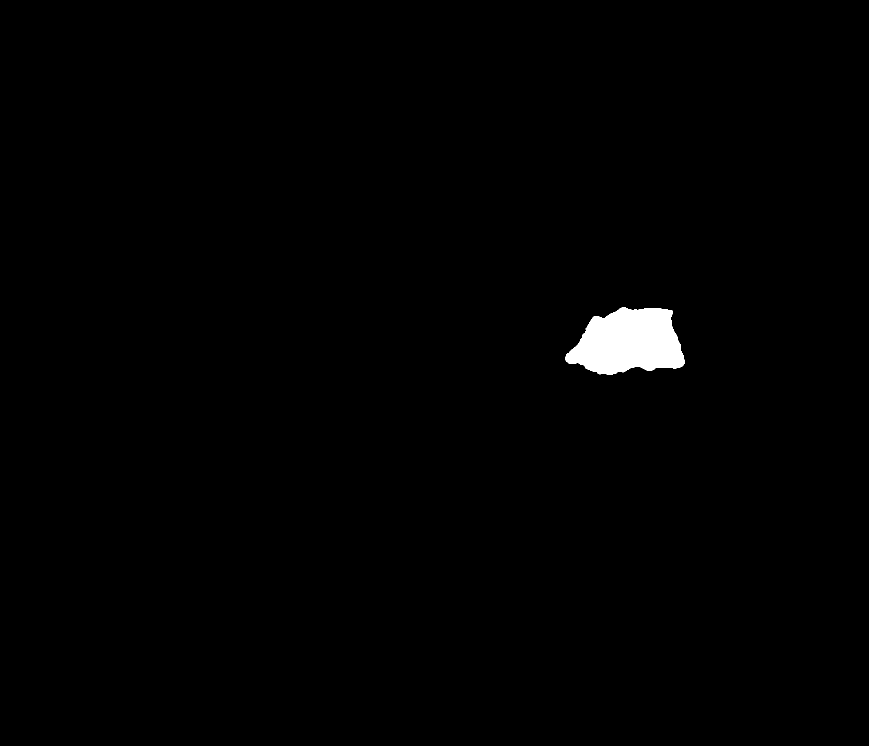
#> input picture B4 image.png, 1738 x 1492 px (shown at 1/2 size); its folder holds only this picture in this run
$ python -i newspilt.py   (imports and definitions only)
#> lines starting #> are read from the running program, lines starting #| are printed output that depends on the picture; after the words box and inside, x2 and y2 are one past the last pixel; in counts of white or black regions, pixels touching at a corner belong together
import os
import cv2
import time
import numpy as np


def extract_contours_from_image(img_path, output_folder):
#> called with img_path = '../B4 image.png', output_folder = 'out.png'
    start_time = time.time()
    image = cv2.imread(img_path, cv2.IMREAD_GRAYSCALE)
#> image: shape (1492, 1738); 0.89% white; 1 white region
    if image is None:
        print(f"Image {img_path} could not be read.")
        return 0
    contours, _ = cv2.findContours(image, cv2.RETR_EXTERNAL, cv2.CHAIN_APPROX_SIMPLE)
#> contours = 1 contour; box (x1, y1, x2, y2) and area: (1131, 614, 1370, 750) 22723

    for i, contour in enumerate(contours):
        x, y, w, h = cv2.boundingRect(contour)
        # Extract original contour region
        extracted_region = image[y:y + h, x:x + w]

        # Create canvas (height=413, width=258)
        canvas = np.zeros((413, 413), dtype=image.dtype)  # Note: (rows, columns) = (height, width)

        # Calculate scaling ratio - use canvas width (258) and height (413)
        scale = min(413 / w, 413 / h)  # width first, then height
        new_w = int(w * scale)
        new_h = int(h * scale)

        # Resize image
        resized_region = cv2.resize(extracted_region, (new_w, new_h), interpolation=cv2.INTER_AREA)

        # Calculate paste position (centered)
        x_offset = (413 - new_w) // 2  # width offset
        y_offset = (413 - new_h) // 2  # height offset

        # Paste the resized contour region into the center of the canvas
        canvas[y_offset:y_offset + new_h, x_offset:x_offset + new_w] = resized_region

        # Generate output path
        output_filename = f"{os.path.splitext(os.path.basename(img_path))[0]}_contour{i}.png"
        output_path = os.path.join(output_folder, output_filename)
        cv2.imwrite(output_path, canvas)
        print(f"Extracted contour saved to {output_path}")
#> this loop made 1 pass
#> (x, y, w, h, scale, new_w, new_h, x_offset) on pass 1: (1131, 614, 239, 136, 1.73, 413, 235, 0)
#| Extracted contour saved to out.png/B4 image_contour0.png
#> pass 1, in extract_contours_from_image, `extracted_region = image[y:y + h, x:x + w]`:
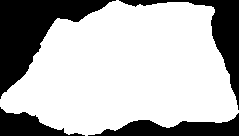
#> extracted_region: shape (136, 239); 70.8% white; 4 black regions, box (x1, y1, x2, y2) and area: (0, 0, 116, 99) 4392, (119, 0, 239, 110) 2203, (88, 113, 239, 136) 1735, (0, 107, 85, 136) 1149
#> pass 1, in extract_contours_from_image, `cv2.imwrite(output_path, canvas)`:
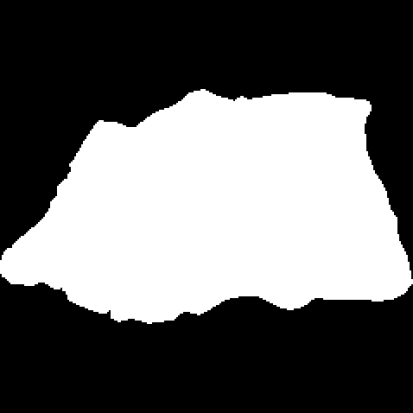
#> saved as B4 image_contour0.png: shape (413, 413); min 0, max 255, mean 102.8

    duration = time.time() - start_time
    print(f"Processed {img_path} in {duration:.2f} seconds")
#| Processed ../B4 image.png in 0.14 seconds
    return len(contours)


def extract_contours_from_folder(folder_path, output_folder):
    if not os.path.exists(output_folder):
        os.makedirs(output_folder)

    total_start = time.time()
    image_files = [os.path.join(folder_path, f) for f in os.listdir(folder_path)
                   if f.lower().endswith(('.png', '.jpg', '.jpeg', '.bmp', '.gif'))]

    total_contours = 0
    for img_file in image_files:
        print("\n" + "=" * 50)
        print(f"Processing {os.path.basename(img_file)}...")
        contours_count = extract_contours_from_image(img_file, output_folder)
        total_contours += contours_count

    total_duration = time.time() - total_start
    print("\n" + "=" * 50)
    print(f"Total images processed: {len(image_files)}")
    print(f"Total contours extracted: {total_contours}")
    print(f"Total running time: {total_duration:.2f} seconds")
    print(
        f"Average time per image: {total_duration / len(image_files):.2f} seconds" if image_files else "No images processed")


# [6 lines not run here, left out]

>>> result = extract_contours_from_image('../B4 image.png', 'out.png')
#> result = 1

$ run again, on SuperPoint Features.png
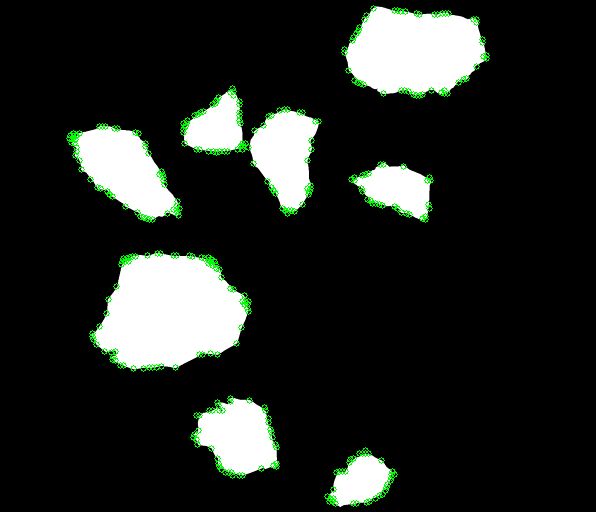
#> input picture SuperPoint Features.png, 596 x 512 px
#> contours = 7 contours; box (x1, y1, x2, y2) and area: (89, 250, 252, 372) 13822, (341, 5, 490, 99) 10006, (180, 85, 322, 217) 7846, (66, 123, 183, 223) 6194, (190, 395, 280, 479) 4906, (348, 161, 434, 223) 3006, (324, 447, 398, 508) 2554
#> the loop in extract_contours_from_image, `for i, contour in enumerate(contours):` made 7 passes
#> (x, y, w, h, scale, new_w, new_h, y_offset) on passes 1 to 7: (324, 447, 74, 61, 5.58, 413, 340, 36), (190, 395, 90, 84, 4.59, 413, 385, 14), (89, 250, 163, 122, 2.53, 413, 309, 52), (348, 161, 86, 62, 4.8, 412, 297, 58), (66, 123, 117, 100, 3.53, 413, 352, 30), (180, 85, 142, 132, 2.91, 413, 383, 15), (341, 5, 149, 94, 2.77, 413, 260, 76)
#> (printed output is left out)
#> pass 1, in extract_contours_from_image, `cv2.imwrite(output_path, canvas)`:
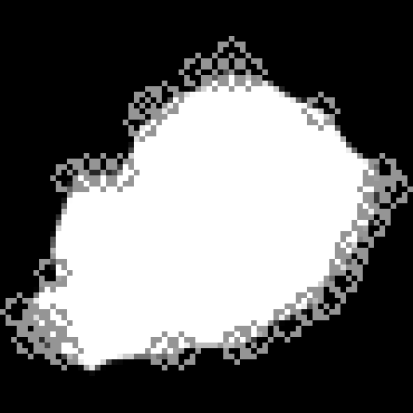
#> saved as SuperPoint Features_contour0.png: shape (413, 413); min 0, max 255, mean 104.8
#> after the loop in extract_contours_from_image, `for i, contour in enumerate(contours):`:
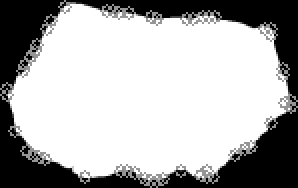
#> extracted_region: shape (94, 149) (shown 2 times larger); min 0, max 255, mean 174.1
#| Processed ../SuperPoint Features.png in 0.05 seconds
#> result = 7
